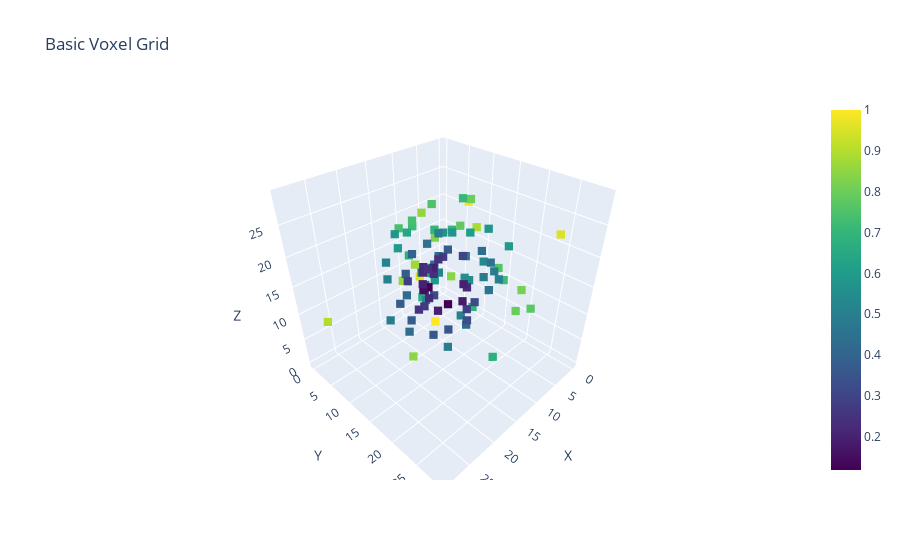
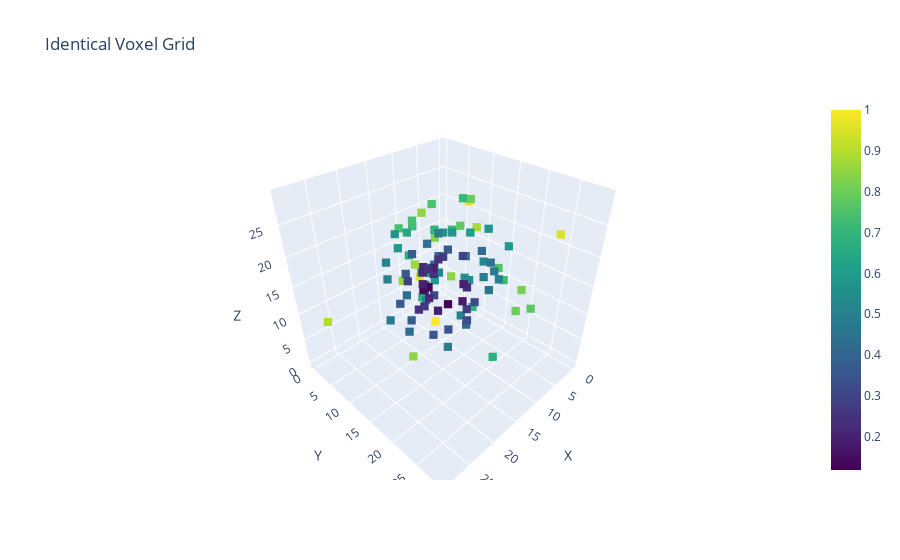
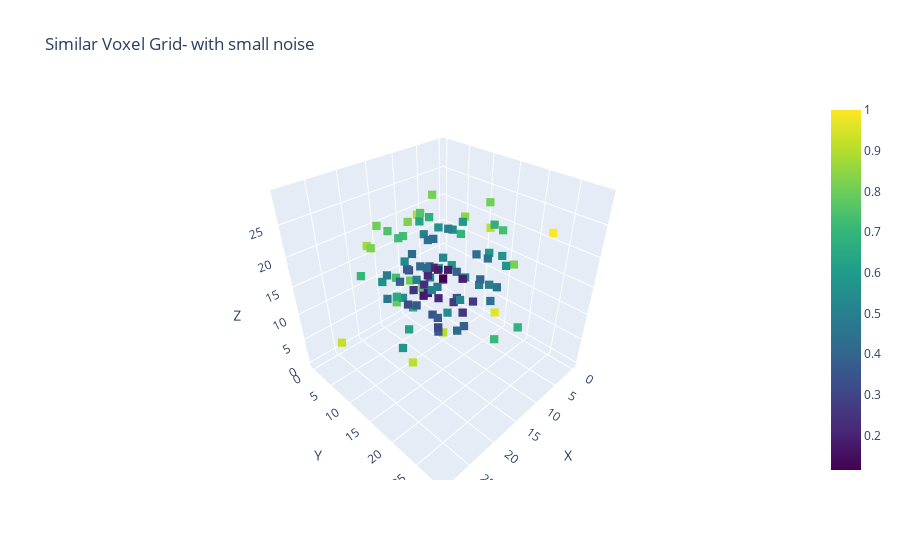
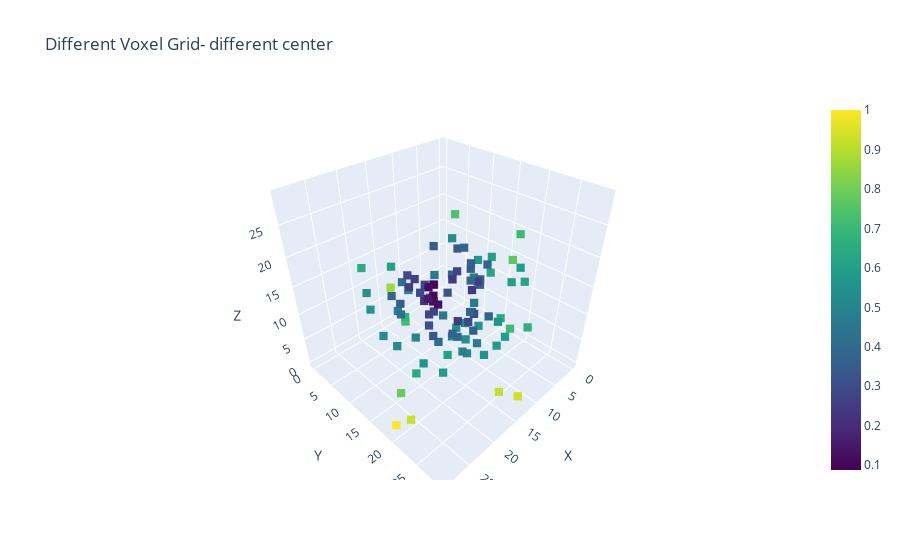

The code cell stored with these charts, in order, in its notebook:
### Code cell
plot_voxel(voxel_base, title="Basic Voxel Grid")
plot_voxel(voxel_identical, title="Identical Voxel Grid")
plot_voxel(voxel_similar, title="Similar Voxel Grid- with small noise")
plot_voxel(voxel_different, title="Different Voxel Grid- different center")
plot_voxel(voxel_growth, title="Growth Voxel Grid- with new points")
plot_voxel(voxel_missing, title="Missing Voxel Grid- with removed points")
